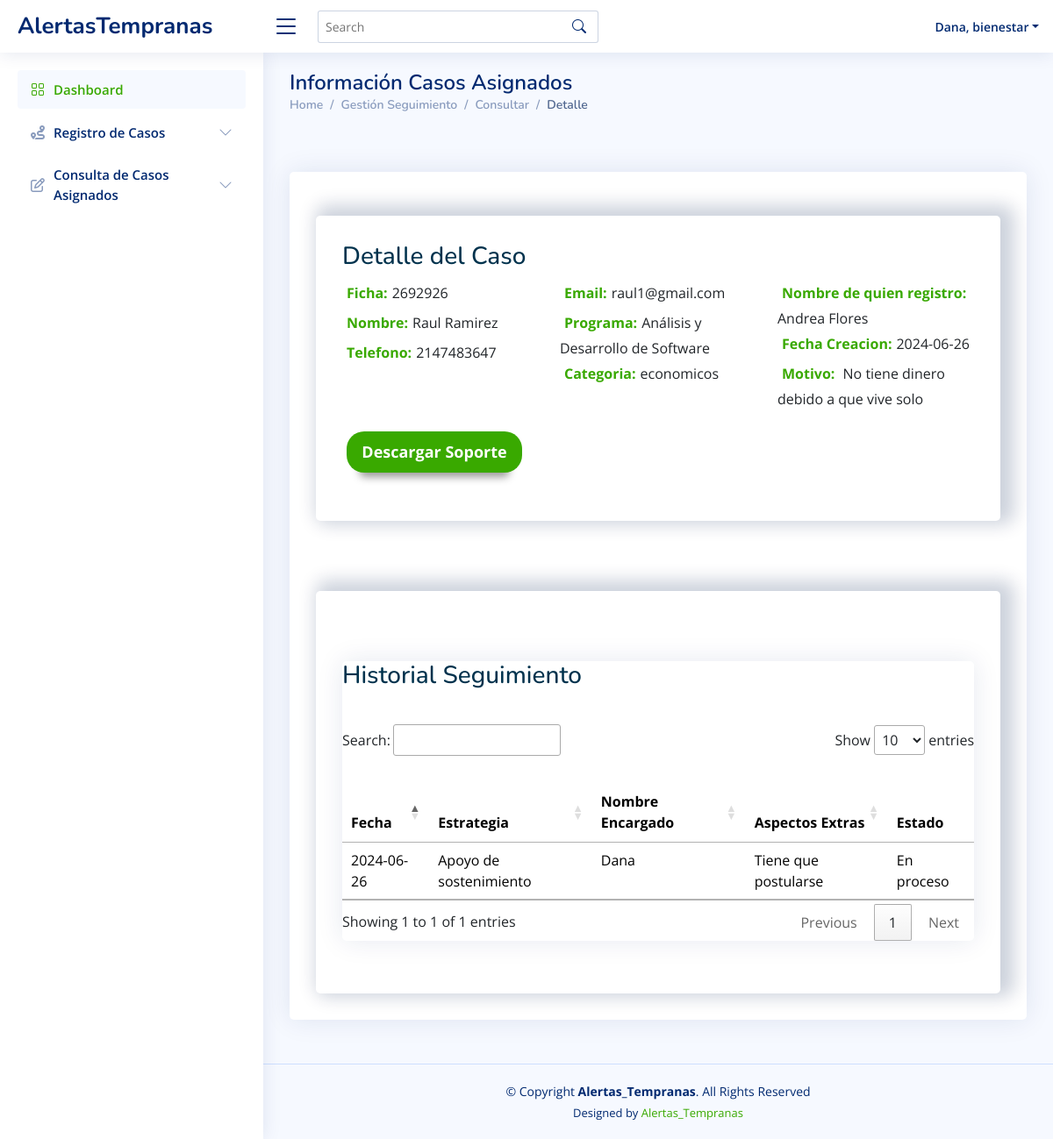
The app's page /Views/bienestar/mostrarCasoAsignado.php?id=25 (signed in) with its own data.
### tables this page shows
CREATE TABLE `usuarios` (
  `id` int(11) NOT NULL,
  `tipo_documento` varchar(20) NOT NULL,
  `documento` int(11) NOT NULL,
  `nombre` varchar(60) NOT NULL,
  `email` varchar(60) NOT NULL,
  `telefono` int(11) NOT NULL,
  `clave` varchar(250) NOT NULL,
  `rol` varchar(50) NOT NULL
);

CREATE TABLE `casos` (
  `id` int(11) NOT NULL,
  `descripcion` text NOT NULL,
  `categoria` varchar(80) NOT NULL,
  `soporte` varchar(300) NOT NULL,
  `fecha` date NOT NULL,
  `estado` varchar(80) NOT NULL,
  `id_aprendiz` int(11) NOT NULL,
  `id_usuario` int(11) NOT NULL,
  `id_encargado` int(11) NOT NULL
);

CREATE TABLE `aprendiz` (
  `id` int(11) NOT NULL,
  `tipo_documento_aprendiz` varchar(20) NOT NULL,
  `documento` bigint(20) NOT NULL,
  `nombre` varchar(60) NOT NULL,
  `apellido` varchar(50) NOT NULL,
  `email` varchar(60) NOT NULL,
  `telefono` int(11) NOT NULL,
  `programa` varchar(50) NOT NULL,
  `ficha` varchar(30) NOT NULL,
  `id_usuario` int(11) NOT NULL
);

CREATE TABLE `seguimiento_casos` (
  `id` int(11) NOT NULL,
  `estrategia` varchar(200) NOT NULL,
  `id_caso` int(11) NOT NULL,
  `id_encargado` int(11) NOT NULL,
  `aspectos_extras` text NOT NULL,
  `fecha` date DEFAULT NULL
);

### Models/consultasBienestar.php (called while the page is built, shortened)
<?php
class ConsultasBienestar {
    public function consultarInfoDet($id_caso){
        $objConexion = new Conexion();
        $conexion = $objConexion->getConexion();
        $consultar= "SELECT a.ficha, a.nombre, a.apellido, a.telefono, a.email, a.programa, c.categoria, u.nombre AS nombre_usuario, c.estado, c.fecha, c.descripcion, c.soporte FROM casos c JOIN aprendiz a ON c.id_aprendiz = a.id JOIN usuarios u ON c.id_usuario = u.id WHERE c.id = :id_caso";
        $result= $conexion->prepare($consultar);
        $result->bindparam(':id_caso', $id_caso);
        $result->execute();
        $f= array();
        while($resultado = $result->fetch()){
            $f[] = $resultado;
        }
        return $f;
    }
    public function consultarSegumientoCaso($id_caso){
        $objConexion = new Conexion();
        $conexion = $objConexion->getConexion();
        $consultar= "SELECT s.id, s.estrategia, s.id_caso, s.id_encargado, s.aspectos_extras, s.fecha, c.estado, u.nombre AS nombre_encargado FROM seguimiento_casos s JOIN casos c ON s.id_caso = c.id JOIN usuarios u ON s.id_encargado= u.id WHERE s.id_caso = :id_caso";
        $result= $conexion->prepare($consultar);
        $result->bindparam(':id_caso', $id_caso);
        $result->execute();
        $f= array();
        while($resultado = $result->fetch()){
            $f[] = $resultado;
        }
        return $f;
    }
    public function consultarUser($idUsuario)
    {
        $objConexion = new Conexion();
        $conexion = $objConexion->getConexion();
        $sql = "SELECT * FROM usuarios WHERE id = :idUsuario";
        $result = $conexion->prepare($sql);
        $result->bindParam(":idUsuario", $idUsuario);
        $result->execute();
        $f = $result->fetch();
        return $f;
    }
}

### Controllers/bienestar/mostrar_info.php (the view, shortened to what this page needs)
<?php
require_once("../../Models/consultasBienestar.php");
function cargarInfoDetalles() {
    $id_caso = $_GET['id'];
    $objConsultas = new ConsultasBienestar();
    $result = $objConsultas->consultarInfoDet($id_caso);
        foreach ($result as $f) {
            echo '
            <div class="col-md-4">
                <label class="modal-detalles" for="">Ficha:</label>'.$f['ficha'].' <br>
                <label class="modal-detalles" for="">Nombre:</label>'.$f['nombre'].' '.$f['apellido'].' <br>
                <label class="modal-detalles" for="">Telefono:</label>'.$f['telefono'].' <br>
              </div>
              <div class="col-md-4">
                <label class="modal-detalles" for="">Email:</label>'.$f['email'].' <br>
                <label class="modal-detalles" for="">Programa:</label>'.$f['programa'].'<br>
                <label class="modal-detalles" for="">Categoria:</label>'.$f['categoria'].' <br>
              </div>
              <div class="col-md-4">
                <label class="modal-detalles" for="">Nombre de quien registro:</label>'.$f['nombre_usuario'].' <br>
                <label class="modal-detalles" for="">Fecha Creacion:</label>'.$f['fecha'].'<br>
                <label class="modal-detalles" for="">Motivo:</label>'.$f['descripcion'].'<br>
              </div>
              <div class="col-md-12">
                <label class="modal-detalles" for=""><button class="form-button"><a href="'.$f['soporte'].'" download style= "color:white; ">Descargar Soporte</a></button> <br>
              </div>
            ';
        }
}
function cargarSeguimiento(){
  $id_caso = $_GET['id'];
  $objConsultas = new ConsultasBienestar();
  $result = $objConsultas->consultarSegumientoCaso($id_caso);
  if (!isset($result)) {
      echo "<h2>No hay seguimientos registrados</h2>";
  } else {
      foreach ($result as $f) {
          echo '
                <tr>
                  <td>'.$f['fecha'].'</td>
                  <td>'.$f['estrategia'].' </td>
                  <td>'.$f['nombre_encargado'].'</td>
                  <td>'.$f['aspectos_extras'].'</td>
                  <td>'.$f['estado'].'</td>
                </tr>
          ';
      }
  }
}
function cargarPerfilBienestar()
{
  $idUsuarios = $_SESSION["id"];
  $objConsultasAdmin = new ConsultasBienestar();
  $f = $objConsultasAdmin->consultarUser($idUsuarios);
  echo '
        <li class="nav-item dropdown pe-3">
          <a class="nav-link nav-profile d-flex align-items-center pe-0" href="#" data-bs-toggle="dropdown">
            <span class="d-none d-md-block dropdown-toggle ps-2">' . $f["nombre"] .', '.$f["rol"].  '</span>
          </a>
          <ul class="dropdown-menu dropdown-menu-end dropdown-menu-arrow profile">
            <li class="dropdown-header">
              <h6>' . $f["nombre"] . '</h6>
              <span>' . $f["rol"] . '</span>
            </li>
            <li>
              <hr class="dropdown-divider">
            </li>
            <li>
              <a class="dropdown-item d-flex align-items-center" href="userProfileAdmin.php">
                <i class="bi bi-person"></i>
                <span>Mi perfil</span>
              </a>
            </li>
            <li>
              <hr class="dropdown-divider">
            </li>
            <li>
              <a class="dropdown-item d-flex align-items-center" href="users-profile.html">
                <i class="bi bi-gear"></i>
                <span>Configuración</span>
              </a>
            </li>
            <li>
              <hr class="dropdown-divider">
            </li>
            <li>
              <a class="dropdown-item d-flex align-items-center" href="pages-faq.html">
                <i class="bi bi-question-circle"></i>
                <span>¿Necesitas Ayuda?</span>
              </a>
            </li>
            <li>
              <hr class="dropdown-divider">
            </li>
            <li>
              <a class="dropdown-item d-flex align-items-center" href="../../Controllers/cerrarSesion.php">
                <i class="bi bi-box-arrow-right"></i>
                <span>Cerrar Sesión</span>
              </a>
            </li>
          </ul>
        </li>
    ';
}

### Views/Bienestar/assets/css/style.css (style rules this page uses)
:root { scroll-behavior: smooth; --primary-color: #39A900; --secondary-color: #00324D; --complementary-color1: #385c57; --complementary-color2: #e6e6e6; --degrade: linear-gradient(#39a900, #A1D687, #fff); --font-size-titulos-h1: 48px; --font-size-titulos-h2: 40px; --font-size-titulos-h3: 32px; --font-size-titulos-h4: 24px; --font-size-parrafos: 24px; }
body { font-family: "Open Sans", sans-serif; background: #f6f9ff; color: #444444; }
a { color: var(--primary-color); text-decoration: none; }
.header-nav .nav-profile { color: #012970; }
.header-nav .nav-profile span { font-size: 14px; font-weight: 600; }
.form-button { width: 200px; font-size: 18px; font-weight: bold; background: var(--primary-color); color: #fff; padding-block: 10px; margin: 20px auto; border-radius: 20px; box-shadow: #999 0px 20px 10px -15px; border: none; transition: all 0.2s ease-in-out; }
.modal-detalles { margin: 5px; font-weight: 700; color: #39A900; }

### records on screen
usuarios: nombre "Dana", rol "bienestar"
casos: id_aprendiz.ficha "2692926", id_aprendiz.nombre "Raul", id_aprendiz.apellido "Ramirez", id_aprendiz.telefono "2147483647", id_aprendiz.email "raul1@gmail.com", id_aprendiz.programa "Análisis y Desarrollo de Software", categoria "economicos", id_usuario.nombre "Andrea Flores", fecha "2024-06-26", descripcion "No tiene dinero debido a que vive solo"
seguimiento_casos: fecha "2024-06-26", estrategia "Apoyo de sostenimiento", id_encargado.nombre "Dana", aspectos_extras "Tiene que postularse", id_caso.estado "En proceso"
